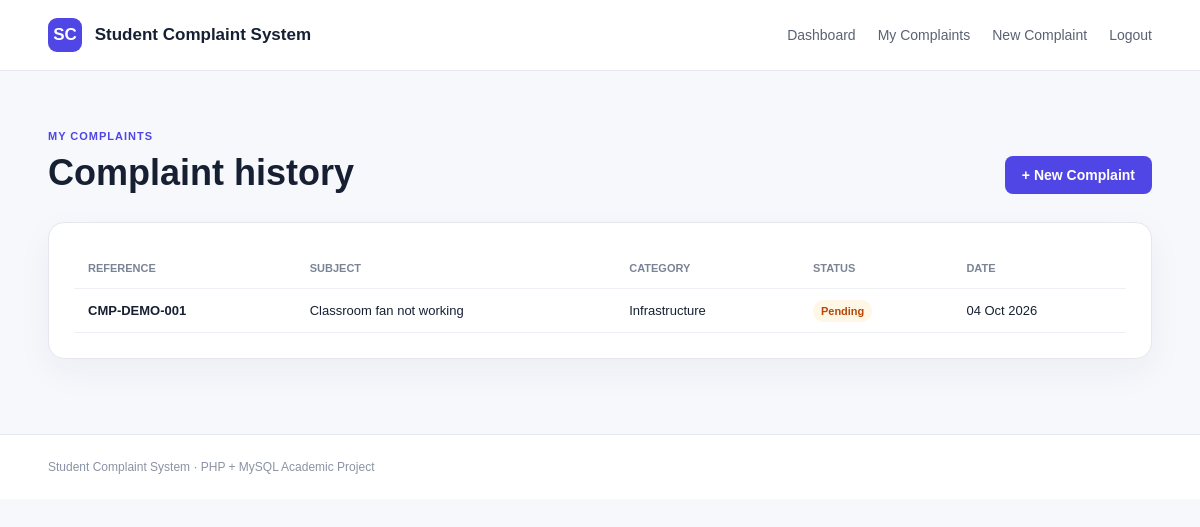
Screenshot of /student/complaints.php (signed in) with the database file from the repository.
### tables this page shows
CREATE TABLE complaints (
    id INT AUTO_INCREMENT PRIMARY KEY,
    student_id INT NOT NULL,
    reference_no VARCHAR(40) NOT NULL UNIQUE,
    category VARCHAR(80) NOT NULL,
    subject VARCHAR(150) NOT NULL,
    description TEXT NOT NULL,
    status ENUM('Pending','In Progress','Resolved','Rejected') NOT NULL DEFAULT 'Pending',
    created_at TIMESTAMP DEFAULT CURRENT_TIMESTAMP,
    updated_at TIMESTAMP DEFAULT CURRENT_TIMESTAMP ON UPDATE CURRENT_TIMESTAMP,
    CONSTRAINT fk_complaint_student FOREIGN KEY (student_id) REFERENCES students(id) ON DELETE CASCADE
);

### includes/functions.php (called while the page is built, shortened)
<?php
function e($value) {
    return htmlspecialchars((string)$value, ENT_QUOTES, 'UTF-8');
}
function complaintStatusClass($status) {
    return strtolower(str_replace(' ', '-', $status));
}

### student/complaints.php (the view, shortened to what this page needs)
<?php
require_once '../includes/config.php';
require_once '../includes/functions.php';
$stmt=$pdo->prepare("SELECT c.* FROM complaints c JOIN students s ON s.id=c.student_id WHERE s.user_id=? ORDER BY c.created_at DESC");
$stmt->execute([currentUser()['id']]); $complaints=$stmt->fetchAll();
$pageTitle='My Complaints'; require_once '../includes/header.php';
?>
<main class="dashboard"><div class="container"><div class="page-head"><div><span class="eyebrow">MY COMPLAINTS</span><h1>Complaint history</h1></div><a class="btn btn-primary" href="new-complaint.php">+ New Complaint</a></div>
<div class="panel table-wrap"><table><thead><tr><th>Reference</th><th>Subject</th><th>Category</th><th>Status</th><th>Date</th></tr></thead><tbody>
<?php foreach($complaints as $c): ?><tr><td><b><?=e($c['reference_no'])?></b></td><td><?=e($c['subject'])?></td><td><?=e($c['category'])?></td><td><span class="status <?=e(complaintStatusClass($c['status']))?>"><?=e($c['status'])?></span></td><td><?=e(date('d M Y',strtotime($c['created_at'])))?></td></tr><?php endforeach; ?>
<?php if(!$complaints): ?><tr><td colspan="5" class="empty">No complaints submitted yet.</td></tr><?php endif; ?></tbody></table></div></div></main>
<?php require_once '../includes/footer.php'; ?>

### assets/css/style.css (style rules this page uses)
* { box-sizing:border-box }
body { margin:0;font-family:Arial,Helvetica,sans-serif;background:#f7f8fc;color:#172033 }
a { text-decoration:none;color:inherit }
.container { width:min(1120px,92%);margin:auto }
.eyebrow { font-size:11px;font-weight:800;letter-spacing:1px;color:#4f46e5 }
.btn { display:inline-block;border:0;border-radius:8px;padding:11px 17px;font-weight:700;cursor:pointer;font-size:14px }
.btn-primary { background:#4f46e5;color:#fff }
.hero-card,.panel,.auth-card,.feature { background:#fff;border:1px solid #e4e7ee;border-radius:16px;box-shadow:0 12px 35px rgba(20,30,50,.05) }
.dashboard { padding:55px 0 }
.page-head { display:flex;justify-content:space-between;align-items:end;gap:20px;margin-bottom:28px }
.page-head h1 { margin:8px 0 0;font-size:36px }
.panel { padding:25px;margin-bottom:20px }
.table-wrap { overflow:auto }
table { width:100%;border-collapse:collapse;min-width:720px }
th,td { text-align:left;padding:14px;border-bottom:1px solid #edf0f4;font-size:13px }
th { font-size:11px;text-transform:uppercase;color:#7a8495 }
.status { padding:5px 8px;border-radius:100px;font-size:11px;font-weight:700;background:#f2f4f7 }
.status.pending { background:#fff7e6;color:#b54708 }

### rows the page displays
complaints: reference_no "CMP-DEMO-001", subject "Classroom fan not working", category "Infrastructure", status "Pending", created_at "04 Oct 2026"
